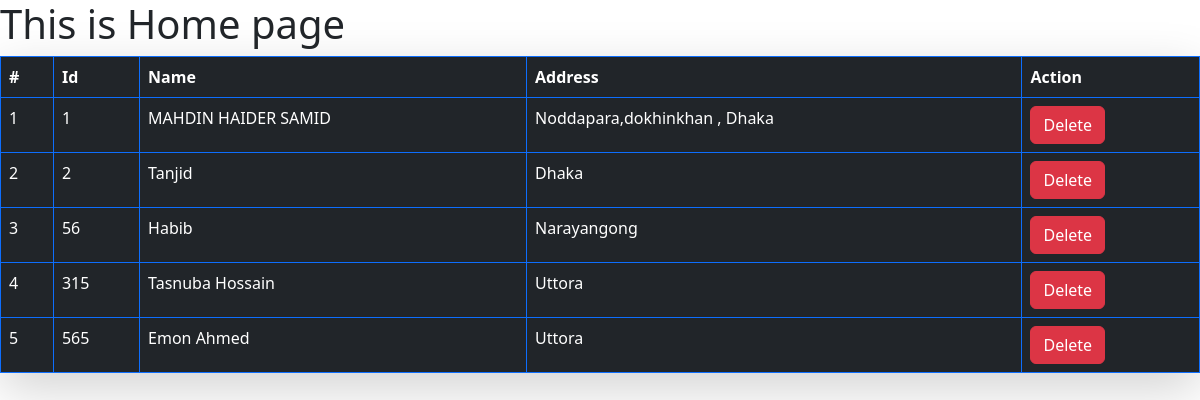
The page / on the database its author committed.
### first_app/models.py (models this page shows, shortened)
class Student(models.Model):
    id = models.IntegerField(primary_key=True)
    name = models.CharField(max_length=30)
    address = models.TextField(max_length=50, null=True)

### first_app/views.py (the view)
# urls.py: path('',views.Home,name='homepage'),
def Home(request):
    data = models.Student.objects.all()
    context= { 'data':data
    }
    return render(request,'home.html',context)

### first_app/templates/home.html (shortened to what this page needs)
<!DOCTYPE html>
<html lang="en">
<head>
    <link href="https://cdn.jsdelivr.net/npm/bootstrap@5.3.0-alpha3/dist/css/bootstrap.min.css" rel="stylesheet"
>
</head>
</head>
<body>
    <h1>This is Home page</h1>
    {% if data%}
    <table class="table table-bordered border-primary table-dark shadow-lg">
        <thead>
            <th>#</th>
            <th>Id</th>
            <th>Name</th>
            <th>Address</th>
            <th>Action</th>
        </thead>
        <tbody>
            {% for obj in data %}
            <tr>
                <td>{{forloop.counter}}</td>
                <td>{{obj.id}}</td>
                <td>{{obj.name}}</td>
                <td>{{obj.address}}</td>
                <td><a href="{% url  'delete_student' obj.id %}" class="btn btn-danger white">Delete</a></td>
            </tr>
            {% endfor %}
        </tbody>
    </table>
    {% else%}
    <h2>No data available</h2>
    {% endif %}
</body>
</html>

### rows shown on the page
Student: id "1", name "MAHDIN HAIDER SAMID", address "Noddapara,dokhinkhan , Dhaka"
Student: id "2", name "Tanjid", address "Dhaka"
Student: id "56", name "Habib", address "Narayangong"
Student: id "315", name "Tasnuba Hossain", address "Uttora"
Student: id "565", name "Emon Ahmed", address "Uttora"
